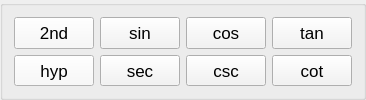
        <widget class="QGroupBox" name="triangleGroupBox">
         <property name="styleSheet">
          <string notr="true"/>
         </property>
         <property name="title">
          <string/>
         </property>
         <layout class="QGridLayout" name="gridLayout_3">
          <item row="0" column="0">
           <widget class="QPushButton" name="btnTriangleNd">
            <property name="sizePolicy">
             <sizepolicy hsizetype="Preferred" vsizetype="Preferred">
              <horstretch>0</horstretch>
              <verstretch>0</verstretch>
             </sizepolicy>
            </property>
            <property name="font">
             <font>
              <family>Arial</family>
              <pointsize>13</pointsize>
              <weight>50</weight>
              <italic>false</italic>
              <bold>false</bold>
             </font>
            </property>
            <property name="styleSheet">
             <string notr="true">QPushButton:hover{
	background-color: rgb(241, 241, 241);
}
QPushButton:!hover{
	background-color:rgb(248, 248, 248);
}	
QPushButton{
	font: 13pt &quot;Arial&quot;;
}</string>
            </property>
            <property name="text">
             <string>2nd</string>
            </property>
            <property name="default">
             <bool>false</bool>
            </property>
            <property name="flat">
             <bool>false</bool>
            </property>
           </widget>
          </item>
          <item row="0" column="1">
           <widget class="QPushButton" name="btnSin">
            <property name="sizePolicy">
             <sizepolicy hsizetype="Preferred" vsizetype="Preferred">
              <horstretch>0</horstretch>
              <verstretch>0</verstretch>
             </sizepolicy>
            </property>
            <property name="font">
             <font>
              <family>Arial</family>
              <pointsize>13</pointsize>
              <weight>50</weight>
              <italic>false</italic>
              <bold>false</bold>
             </font>
            </property>
            <property name="styleSheet">
             <string notr="true">QPushButton:hover{
	background-color: rgb(239, 239, 239);
}
QPushButton:!hover{
	background-color:rgb(243, 243, 243);
}
QPushButton{
	font: 13pt &quot;Arial&quot;;
}</string>
            </property>
            <property name="text">
             <string>sin</string>
            </property>
            <property name="default">
             <bool>false</bool>
            </property>
            <property name="flat">
             <bool>false</bool>
            </property>
           </widget>
          </item>
          <item row="0" column="2">
           <widget class="QPushButton" name="btnCos">
            <property name="sizePolicy">
             <sizepolicy hsizetype="Preferred" vsizetype="Preferred">
              <horstretch>0</horstretch>
              <verstretch>0</verstretch>
             </sizepolicy>
            </property>
            <property name="font">
             <font>
              <family>Arial</family>
              <pointsize>13</pointsize>
              <weight>50</weight>
              <italic>false</italic>
              <bold>false</bold>
             </font>
            </property>
            <property name="styleSheet">
             <string notr="true">QPushButton:hover{
	background-color: rgb(239, 239, 239);
}
QPushButton:!hover{
	background-color:rgb(243, 243, 243);
}
QPushButton{
	font: 13pt &quot;Arial&quot;;
}</string>
            </property>
            <property name="text">
             <string>cos</string>
            </property>
            <property name="default">
             <bool>false</bool>
            </property>
            <property name="flat">
             <bool>false</bool>
            </property>
           </widget>
          </item>
          <item row="0" column="3">
           <widget class="QPushButton" name="btnTan">
            <property name="sizePolicy">
             <sizepolicy hsizetype="Preferred" vsizetype="Preferred">
              <horstretch>0</horstretch>
              <verstretch>0</verstretch>
             </sizepolicy>
            </property>
            <property name="font">
             <font>
              <family>Arial</family>
              <pointsize>13</pointsize>
              <weight>50</weight>
              <italic>false</italic>
              <bold>false</bold>
             </font>
            </property>
            <property name="styleSheet">
             <string notr="true">QPushButton:hover{
	background-color: rgb(239, 239, 239);
}
QPushButton:!hover{
	background-color:rgb(243, 243, 243);
}
QPushButton{
	font: 13pt &quot;Arial&quot;;
}</string>
            </property>
            <property name="text">
             <string>tan</string>
            </property>
            <property name="default">
             <bool>false</bool>
            </property>
            <property name="flat">
             <bool>false</bool>
            </property>
           </widget>
          </item>
          <item row="1" column="0">
           <widget class="QPushButton" name="btnHyp">
            <property name="sizePolicy">
             <sizepolicy hsizetype="Preferred" vsizetype="Preferred">
              <horstretch>0</horstretch>
              <verstretch>0</verstretch>
             </sizepolicy>
            </property>
            <property name="font">
             <font>
              <family>Arial</family>
              <pointsize>13</pointsize>
              <weight>50</weight>
              <italic>false</italic>
              <bold>false</bold>
             </font>
            </property>
            <property name="styleSheet">
             <string notr="true">QPushButton:hover{
	background-color: rgb(246, 246, 246);
}
QPushButton:!hover{
	background-color:rgb(249, 249, 249);
}
QPushButton{
	font: 13pt &quot;Arial&quot;;
}</string>
            </property>
            <property name="text">
             <string>hyp</string>
            </property>
            <property name="default">
             <bool>false</bool>
            </property>
            <property name="flat">
             <bool>false</bool>
            </property>
           </widget>
          </item>
          <item row="1" column="1">
           <widget class="QPushButton" name="btnSec">
            <property name="sizePolicy">
             <sizepolicy hsizetype="Preferred" vsizetype="Preferred">
              <horstretch>0</horstretch>
              <verstretch>0</verstretch>
             </sizepolicy>
            </property>
            <property name="font">
             <font>
              <family>Arial</family>
              <pointsize>13</pointsize>
              <weight>50</weight>
              <italic>false</italic>
              <bold>false</bold>
             </font>
            </property>
            <property name="styleSheet">
             <string notr="true">QPushButton:hover{
	background-color: rgb(239, 239, 239);
}
QPushButton:!hover{
	background-color:rgb(243, 243, 243);
}
QPushButton{
	font: 13pt &quot;Arial&quot;;
}</string>
            </property>
            <property name="text">
             <string>sec</string>
            </property>
            <property name="default">
             <bool>false</bool>
            </property>
            <property name="flat">
             <bool>false</bool>
            </property>
           </widget>
          </item>
          <item row="1" column="2">
           <widget class="QPushButton" name="btnCsc">
            <property name="sizePolicy">
             <sizepolicy hsizetype="Preferred" vsizetype="Preferred">
              <horstretch>0</horstretch>
              <verstretch>0</verstretch>
             </sizepolicy>
            </property>
            <property name="font">
             <font>
              <family>Arial</family>
              <pointsize>13</pointsize>
              <weight>50</weight>
              <italic>false</italic>
              <bold>false</bold>
             </font>
            </property>
            <property name="styleSheet">
             <string notr="true">QPushButton:hover{
	background-color: rgb(239, 239, 239);
}
QPushButton:!hover{
	background-color:rgb(243, 243, 243);
}
QPushButton{
	font: 13pt &quot;Arial&quot;;
}</string>
            </property>
            <property name="text">
             <string>csc</string>
            </property>
            <property name="default">
             <bool>false</bool>
            </property>
            <property name="flat">
             <bool>false</bool>
            </property>
           </widget>
          </item>
          <item row="1" column="3">
           <widget class="QPushButton" name="btnCot">
            <property name="sizePolicy">
             <sizepolicy hsizetype="Preferred" vsizetype="Preferred">
              <horstretch>0</horstretch>
              <verstretch>0</verstretch>
             </sizepolicy>
            </property>
            <property name="font">
             <font>
              <family>Arial</family>
              <pointsize>13</pointsize>
              <weight>50</weight>
              <italic>false</italic>
              <bold>false</bold>
             </font>
            </property>
            <property name="styleSheet">
             <string notr="true">QPushButton:hover{
	background-color: rgb(239, 239, 239);
}
QPushButton:!hover{
	background-color:rgb(243, 243, 243);
}
QPushButton{
	font: 13pt &quot;Arial&quot;;
}</string>
            </property>
            <property name="text">
             <string>cot</string>
            </property>
            <property name="default">
             <bool>false</bool>
            </property>
            <property name="flat">
             <bool>false</bool>
            </property>
           </widget>
          </item>
         </layout>
        </widget>
